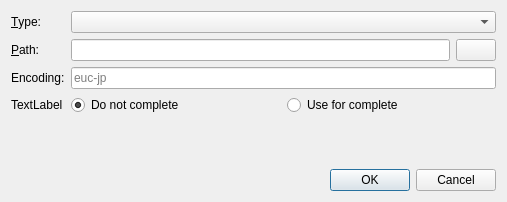
<?xml version="1.0" encoding="UTF-8"?>
<ui version="4.0">
 <class>AddDictDialog</class>
 <widget class="QDialog" name="AddDictDialog">
  <property name="geometry">
   <rect>
    <x>0</x>
    <y>0</y>
    <width>507</width>
    <height>202</height>
   </rect>
  </property>
  <property name="windowTitle">
   <string>Dialog</string>
  </property>
  <layout class="QVBoxLayout" name="verticalLayout">
   <item>
    <layout class="QFormLayout" name="formLayout">
     <property name="verticalSpacing">
      <number>6</number>
     </property>
     <item row="0" column="0">
      <widget class="QLabel" name="typeLabel">
       <property name="text">
        <string>&amp;Type:</string>
       </property>
       <property name="buddy">
        <cstring>typeComboBox</cstring>
       </property>
      </widget>
     </item>
     <item row="0" column="1">
      <widget class="QComboBox" name="typeComboBox">
       <property name="sizePolicy">
        <sizepolicy hsizetype="MinimumExpanding" vsizetype="Fixed">
         <horstretch>0</horstretch>
         <verstretch>0</verstretch>
        </sizepolicy>
       </property>
      </widget>
     </item>
     <item row="1" column="0">
      <widget class="QLabel" name="pathLabel">
       <property name="text">
        <string>&amp;Path:</string>
       </property>
       <property name="buddy">
        <cstring>urlLineEdit</cstring>
       </property>
      </widget>
     </item>
     <item row="1" column="1">
      <layout class="QHBoxLayout" name="horizontalLayout">
       <item>
        <widget class="QLineEdit" name="urlLineEdit"/>
       </item>
       <item>
        <widget class="QPushButton" name="browseButton">
         <property name="text">
          <string/>
         </property>
         <property name="icon">
          <iconset theme="document-open">
           <normaloff>.</normaloff>.</iconset>
         </property>
        </widget>
       </item>
      </layout>
     </item>
     <item row="2" column="0">
      <widget class="QLabel" name="encodingLabel">
       <property name="text">
        <string>Encoding:</string>
       </property>
      </widget>
     </item>
     <item row="2" column="1">
      <widget class="QLineEdit" name="encodingEdit">
       <property name="text">
        <string/>
       </property>
       <property name="placeholderText">
        <string notr="true">euc-jp</string>
       </property>
      </widget>
     </item>
     <item row="3" column="0">
      <widget class="QLabel" name="completeLabel">
       <property name="text">
        <string>TextLabel</string>
       </property>
      </widget>
     </item>
     <item row="3" column="1">
      <layout class="QHBoxLayout" name="horizontalLayout_5">
       <item>
        <widget class="QRadioButton" name="completeNoRadio">
         <property name="text">
          <string>Do not complete</string>
         </property>
         <property name="checked">
          <bool>true</bool>
         </property>
        </widget>
       </item>
       <item>
        <widget class="QRadioButton" name="completeYesRadio">
         <property name="text">
          <string>Use for complete</string>
         </property>
        </widget>
       </item>
      </layout>
     </item>
    </layout>
   </item>
   <item>
    <widget class="QDialogButtonBox" name="buttonBox">
     <property name="orientation">
      <enum>Qt::Horizontal</enum>
     </property>
     <property name="standardButtons">
      <set>QDialogButtonBox::Cancel|QDialogButtonBox::Ok</set>
     </property>
    </widget>
   </item>
  </layout>
 </widget>
 <tabstops>
  <tabstop>typeComboBox</tabstop>
  <tabstop>urlLineEdit</tabstop>
  <tabstop>browseButton</tabstop>
 </tabstops>
 <resources/>
 <connections>
  <connection>
   <sender>buttonBox</sender>
   <signal>accepted()</signal>
   <receiver>AddDictDialog</receiver>
   <slot>accept()</slot>
   <hints>
    <hint type="sourcelabel">
     <x>252</x>
     <y>179</y>
    </hint>
    <hint type="destinationlabel">
     <x>157</x>
     <y>274</y>
    </hint>
   </hints>
  </connection>
  <connection>
   <sender>buttonBox</sender>
   <signal>rejected()</signal>
   <receiver>AddDictDialog</receiver>
   <slot>reject()</slot>
   <hints>
    <hint type="sourcelabel">
     <x>320</x>
     <y>179</y>
    </hint>
    <hint type="destinationlabel">
     <x>286</x>
     <y>274</y>
    </hint>
   </hints>
  </connection>
 </connections>
</ui>
